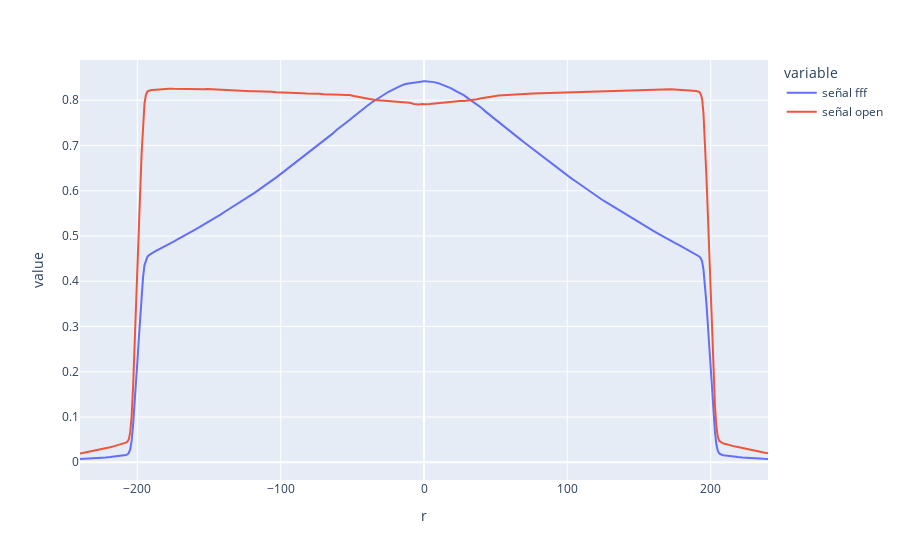

Source (notebook cell):
### Code cell
pinopen5.merge(pinFFF5).merge(.set_index('r')[['señal fff', 'señal open']].plot()

### Figure 1 — Plotly figure (JSON) as saved in the notebook; plotly's stock layout.template omitted (floating-point values rounded to 4 significant figures; data arrays with more than 128 entries replaced by an {"elided": "..."} marker saying what was removed)
{"data": [{"hovertemplate": "variable=señal fff<br>r=%{x}<br>value=%{y}<extra></extra>", "legendgroup": "señal fff", "line": {"color": "#636efa", "dash": "solid"}, "mode": "lines", "name": "señal fff", "orientation": "v", "showlegend": true, "type": "scatter", "x": {"elided": "189 int values"}, "xaxis": "x", "y": {"elided": "189 float values"}, "yaxis": "y"}, {"hovertemplate": "variable=señal open<br>r=%{x}<br>value=%{y}<extra></extra>", "legendgroup": "señal open", "line": {"color": "#EF553B", "dash": "solid"}, "mode": "lines", "name": "señal open", "orientation": "v", "showlegend": true, "type": "scatter", "x": {"elided": "189 int values"}, "xaxis": "x", "y": {"elided": "189 float values"}, "yaxis": "y"}], "layout": {"legend": {"title": {"text": "variable"}, "tracegroupgap": 0}, "margin": {"t": 60}, "xaxis": {"anchor": "y", "domain": [0, 1], "title": {"text": "r"}}, "yaxis": {"anchor": "x", "domain": [0, 1], "title": {"text": "value"}}}}
